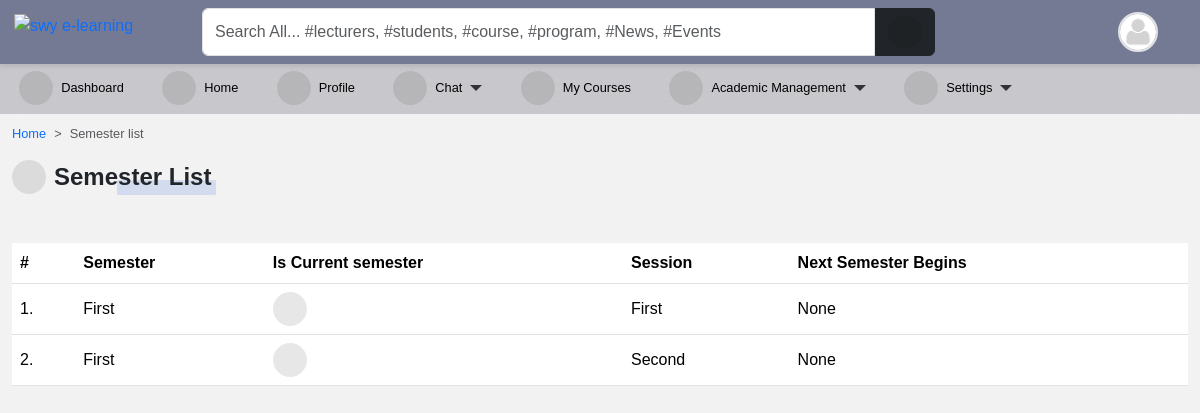
/semester/ (signed in), run on the app's committed database.
### accounts/models.py (models this page shows, shortened)
class User(AbstractUser):
    is_student = models.BooleanField(default=False)
    is_lecturer = models.BooleanField(default=False)
    gender = models.CharField(max_length=1, choices=GENDERS, blank=True, null=True)
    phone = models.CharField(max_length=60, blank=True, null=True)
    address = models.CharField(max_length=60, blank=True, null=True)
    picture = models.ImageField(
        upload_to="profile_pictures/%y/%m/%d/", default="default.png", null=True
    )
    email = models.EmailField(blank=True, null=True)
    username_validator = ASCIIUsernameValidator()
    objects = CustomUserManager()
    class Meta:
        ordering = ("-date_joined",)
    @property
    def get_user_role(self):
        if self.is_superuser:
            role = "Admin"
        elif self.is_student:
            role = "Student"
        elif self.is_lecturer:
            role = "Lecturer"
        return role

### core/models.py (models this page shows, shortened)
class Semester(models.Model):
    semester = models.CharField(max_length=10, choices=SEMESTER, blank=True)
    is_current_semester = models.BooleanField(default=False, blank=True, null=True)
    session = models.ForeignKey(
        Session, on_delete=models.CASCADE, blank=True, null=True
    )
    next_semester_begins = models.DateField(null=True, blank=True)

class Session(models.Model):
    session = models.CharField(max_length=200, unique=True)
    is_current_session = models.BooleanField(default=False, blank=True, null=True)
    next_session_begins = models.DateField(blank=True, null=True)
    def __str__(self):
        return self.session

### accounts/decorators.py (the view)
    def wrapper(request, *args, **kwargs):
        if test_func(request.user):
            return function(request, *args, **kwargs) if function else None
        else:
            return redirect(redirect_to)

### core/views.py (called while the page is built)
@login_required
@lecturer_required
def semester_list_view(request):
    semesters = Semester.objects.all().order_by("-is_current_semester", "-semester")
    return render(
        request,
        "core/semester_list.html",
        {
            "semesters": semesters,
        },
    )

### templates/core/semester_list.html (shortened to what this page needs)
{% extends 'base.html' %}
{% block content %}
<nav style="--bs-breadcrumb-divider: '>';" aria-label="breadcrumb">
    <ol class="breadcrumb">
      <li class="breadcrumb-item"><a href="/">Home</a></li>
      <li class="breadcrumb-item active" aria-current="page">Semester list</li>
    </ol>
</nav>
<div class="title-1"><i class="fas fa-calendar-alt"></i>Semester List</div>
<div class="table-responsive table-shadow p-0 mt-5">
    <table class="table">
        <thead>
            <tr>
                <th>#</th>
                <th> Semester </th>
                <th> Is Current semester </th>
                <th> Session </th>
                <th> Next Semester Begins </th>
            </tr>
        </thead>
        <tbody>
            {% for semester in semesters %}
            <tr>
                <td> {{ forloop.counter }}.</td>
                <td>{{ semester.semester }}</td>
                <th>
                    {% if semester.is_current_semester == False %}
                    <i class="fas fa-times-circle fa-1-5x danger"></i>
                    {% else %}
                    <i class="fas fa-check-circle fa-1-5x"></i>
                    {% endif %}
                </th>
                <td>{{ semester.session }}</td>
                <td>{{ semester.next_semester_begins }}</td>
            {% endfor %}
        </tbody>
    </table>
</div>
{% endblock content %}

### templates/navbar.html (shortened to what this page needs)
{% load static %}
<div id="top-navbar" class="py-2 top-navbar">
	<div class="container">
		<a href="/" class="head-logo">
			<img src="{% static 'img/swy e-learning.jpg' %}" width="40px" alt="swy e-learning">
		</a>
		<div class="nav-wrapper">
			<form class="form-header" action="{% url 'query' %}" method="GET">
				<input id="primary-search" class="form-control rounded-end-0" type="text" name="q" value="{{ request.GET.q }}"
					placeholder="Search All... #lecturers, #students, #course, #program, #News, #Events" required />
				<button class="btn btn-dark rounded-start-0" type="submit">
					<i class="fas fa-search"></i>
				</button>
			</form>
			<div class="dropdown index">
				<div class="avatar border border-2" type="button" data-bs-toggle="dropdown" aria-expanded="false">
					<img src="{{ request.user.picture.url }}">
				</div>
			</div>
		</div>
	</div>
</div>

### static/scss/style1.css (style rules this page uses)
*, body { font-family: "Rubik", sans-serif; }
body { background-color: #f3f2f2; }
.table td, .table th { vertical-align: middle; }
#top-navbar { position: fixed; top: 0; right: 0; -webkit-margin-start: -10px; z-index: 90; padding: 0; background: #747a94; box-shadow: 0px 2px 5px 0px rgba(0, 0, 0, 0.1); transition: 0.3s; margin: 0; }
#top-navbar .container { display: flex; background-color: transparent; position: relative; }
#top-navbar .nav-wrapper { display: flex; flex-wrap: wrap; justify-content: space-between; align-items: center; width: 100%; margin-left: 10rem; background-color: transparent; }
#top-navbar .nav-wrapper .form-header { display: flex; flex: 0.8; }
#top-navbar .nav-wrapper .form-header button { flex: 0.1; }
#top-navbar { left: 0; }
.avatar { width: 40px; height: 40px; border-radius: 50%; overflow: hidden; }
.avatar img { width: 100%; height: 100%; -o-object-fit: cover; object-fit: cover; }
a { color: var(--bs-primary); text-decoration: none; }
.title-1 { position: relative; display: inline-flex; align-items: center; font-family: inherit; text-transform: capitalize; font-weight: 700; font-size: 24px; border-radius: 0.2em; }
.title-1::before { content: ""; position: absolute; bottom: 0; right: -5px; width: 50%; height: 15px; z-index: -1; border-radius: 1px; background-color: rgba(83, 126, 226, 0.2); animation: lineAnim 1s ease-in forwards; }
.title-1 i { margin-right: 8px; }
.fas, .fa { font-size: 16px; display: inline-flex; align-items: center; justify-content: center; width: 34px; height: 34px; background-color: rgba(0, 0, 0, 0.093); border-radius: 50%; }

### templates/aside.html (style rules this page uses)
li { font-size: .8rem; }

### templates/navbar.html (style rules this page uses)
.head-logo { position: absolute; left: -1rem; top: 0.3rem; }

### data on the page
User: user.picture (placeholder picture)
Semester: semester "First", is_current_semester True (drawn), session "First", next_semester_begins "None"
Semester: semester "First", is_current_semester True (drawn), session "Second", next_semester_begins "None"
